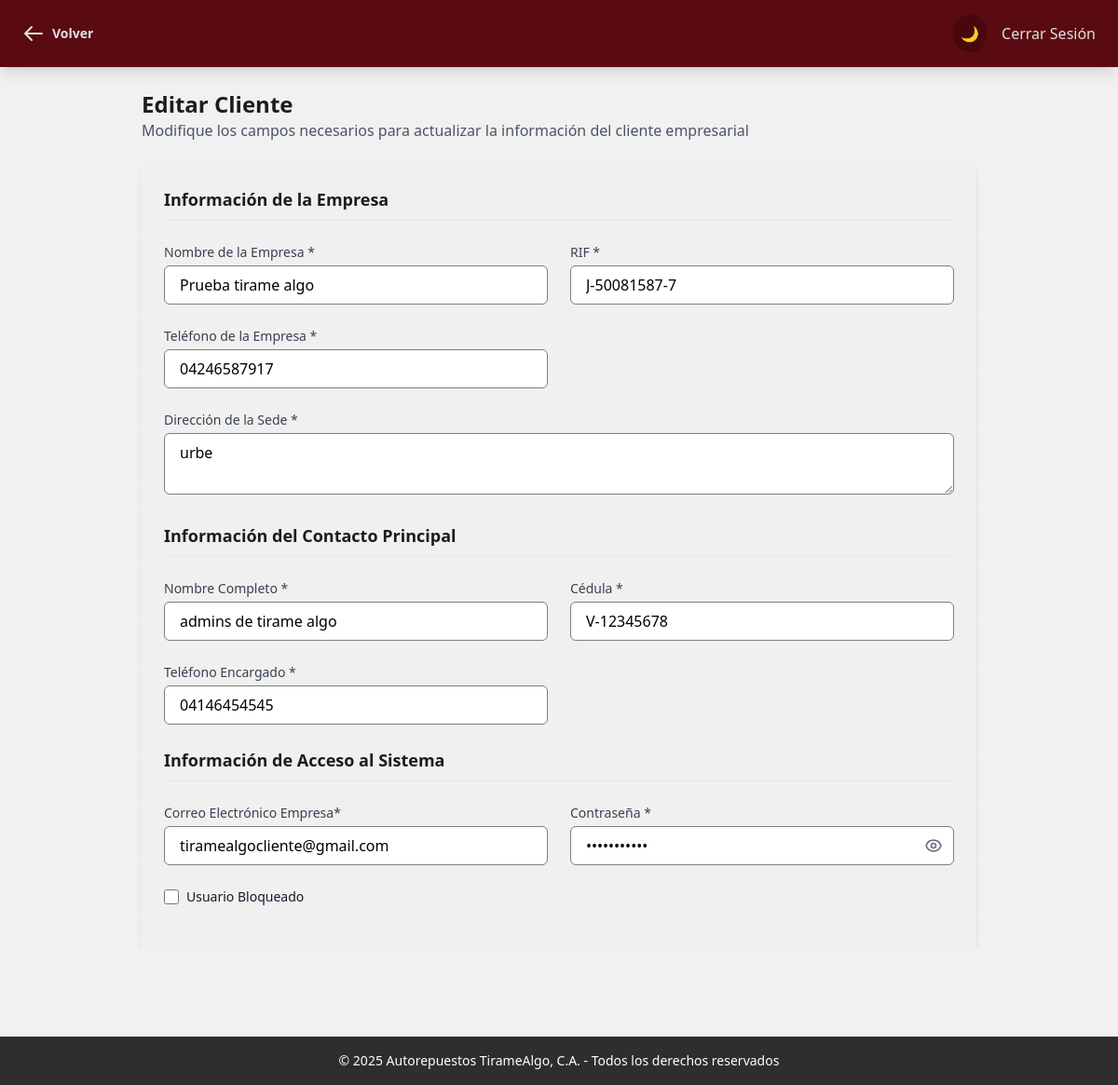
Screenshot of /panelAdmin/editar-cliente.php?id=14 (signed in) with the database file from the repository.
### tables this page shows
CREATE TABLE `clientes` (
  `id` int(11) NOT NULL,
  `nombre_empresa` varchar(60) NOT NULL,
  `rif` varchar(15) NOT NULL,
  `telefono_empresa` varchar(13) NOT NULL,
  `direccion` varchar(255) NOT NULL,
  `nombre_encargado` varchar(60) NOT NULL,
  `cedula_encargado` varchar(13) NOT NULL,
  `telefono_encargado` varchar(13) NOT NULL,
  `correo` varchar(60) DEFAULT NULL,
  `contrasena` varchar(16) NOT NULL,
  `estado_cliente` enum('Activo','Inactivo') DEFAULT 'Activo',
  `intentos` int(11) NOT NULL DEFAULT 0
);

### panelAdmin/editar-cliente.php (the view, shortened to what this page needs)
<?php
require '../logica/conexionbdd.php';
$cliente_id = isset($_GET['id']) ? intval($_GET['id']) : 0;
if ($cliente_id > 0) {
    $query = $conn->prepare("SELECT * FROM clientes WHERE id = ?");
    $query->bind_param("i", $cliente_id);
    $query->execute();
    $result = $query->get_result();
    if ($result->num_rows > 0) {
        $cliente = $result->fetch_assoc();
    } else {
        header('location:../login-sesion/login.php?error_message=Cliente no encontrado');
        exit();
    }
} else {
    header('location:../login-sesion/login.php?error_message=ID de cliente inválido');
    exit();
}
?>
<!DOCTYPE html>
<html lang="es" class="dark">
<head>
    <script src="https://cdn.tailwindcss.com"></script>
    <script src="../js/tailwind_config.js"></script>
    <link rel="stylesheet" href="../css/global_style.css">
</head>
<body class="bg-pattern transition-colors duration-200">
    <nav class="bg-custom-wineDeep dark:bg-custom-wineDeep text-custom-silver px-6 py-4 fixed w-full top-0 z-50 shadow-lg">
        <div class="flex justify-between items-center">
            <div class="text-xl font-bold">
                <a href="admin.php"
                class="text-xl hover:text-gray-200 transition-colors duration-200 flex items-center gap-2 cursor-pointer">
                    <svg class="w-6 h-6" fill="none" stroke="currentColor" viewBox="0 0 24 24">
                        <path stroke-linecap="round" stroke-linejoin="round" stroke-width="2" d="M10 19l-7-7m0 0l7-7m-7 7h18"/>
                    </svg>
                    <span class="text-sm">Volver</span>
                </a>
            </div>
            <div class="flex items-center gap-4">
                <button
                    onclick="toggleDarkMode()"
                    class="p-2 rounded-full bg-custom-wineDark dark:bg-custom-red hover:bg-custom-red dark:hover:bg-custom-wineDark transition-colors duration-200"
                    aria-label="Alternar entre modo oscuro y claro"
                >
                    <span class="dark:hidden">🌙</span>
                </button>
                <a href="../logica/cerrar-sesion.php">Cerrar Sesión</a>
            </div>
        </div>
    </nav>
    <main class="pt-24 px-6 pb-20">
        <div class="max-w-4xl mx-auto">
            <div class="mb-6">
                <h1 class="text-2xl font-bold text-custom-black dark:text-custom-silverLight">Editar Cliente</h1>
                <p class="text-gray-600 dark:text-gray-400">Modifique los campos necesarios para actualizar la información del cliente empresarial</p>
            </div>
            <form action="../logica/actualizar-clientes.php" method="POST" class="bg-custom-silverLight dark:bg-custom-steelDark rounded-lg shadow-md p-6" novalidate>
                <div class="space-y-6">
                    <h2 class="text-lg font-semibold text-custom-black dark:text-custom-silverLight border-b border-gray-200 dark:border-gray-700 pb-2">
                        Información de la Empresa
                    </h2>
                    <div class="grid grid-cols-1 md:grid-cols-2 gap-6">
                        <div>
                            <label class="block text-sm font-medium text-gray-700 dark:text-gray-300 mb-1">
                                Nombre de la Empresa *
                            </label>
                            <input type="text" required
                                id="nombre_empresa"
                                name="nombre_empresa"
                                value="<?php echo htmlspecialchars($cliente['nombre_empresa']); ?>"
                                class="w-full px-4 py-2 rounded-md border border-custom-gray dark:border-custom-gray
                                    dark:bg-custom-gray dark:text-custom-silverLight focus:ring-2 focus:ring-custom-red">
                        </div>
                        <div>
                            <label class="block text-sm font-medium text-gray-700 dark:text-gray-300 mb-1">
                                RIF *
                            </label>
                            <input type="text" required
                                id="rif"
                                name="rif"
                                value="<?php echo htmlspecialchars($cliente['rif']); ?>"
                                placeholder="J-12345678-9"
                                class="w-full px-4 py-2 rounded-md border border-custom-gray dark:border-custom-gray
                                    dark:bg-custom-gray dark:text-custom-silverLight focus:ring-2 focus:ring-custom-red">
                        </div>
                        <div>
                            <label class="block text-sm font-medium text-gray-700 dark:text-gray-300 mb-1">
                                Teléfono de la Empresa *
                            </label>
                            <input type="tel" required
                                id="telefono_empresa"
                                name="telefono_empresa"
                                value="<?php echo htmlspecialchars($cliente['telefono_empresa']); ?>"
                                placeholder="0212-1234567"
                                class= "w-full px-4 py-2 rounded-md border border-custom-gray dark:border-custom-gray
                                    dark:bg-custom-gray dark:text-custom-silverLight focus:ring-2 focus:ring-custom-red">
                        </div>
                    </div>
                    <div>
                        <label class="block text-sm font-medium text-gray-700 dark:text-gray-300 mb-1">
                            Dirección de la Sede *
                        </label>
                        <textarea required name="direccion" id="direccion"
                                rows="2"
                                class="w-full px-4 py-2 rounded-md border border-custom-gray dark:border-custom-gray
                                    dark:bg-custom-gray dark:text-custom-silverLight focus:ring-2 focus:ring-custom-red"><?php echo htmlspecialchars($cliente['direccion']); ?></textarea>
                    </div>
                    <h2 class="text-lg font-semibold text-custom-black dark:text-custom-silverLight border-b border-gray-200 dark:border-gray-700 pb-2 mt-8">
                        Información del Contacto Principal
                    </h2>
                    <div class="grid grid-cols-1 md:grid-cols-2 gap-6">
                        <div>
                            <label class="block text-sm font-medium text-gray-700 dark:text-gray-300 mb-1">
                                Nombre Completo *
                            </label>
                            <input type="text" required name="nombre_contacto" id="nombre_contacto"
                                value="<?php echo htmlspecialchars($cliente['nombre_encargado']); ?>"
                                class="w-full px-4 py-2 rounded-md border border-custom-gray dark:border-custom-gray
                                    dark:bg-custom-gray dark:text-custom-silverLight focus:ring-2 focus:ring-custom-red">
                        </div>
                        <div>
                            <label class="block text-sm font-medium text-gray-700 dark:text-gray-300 mb-1">
                                Cédula *
                            </label>
                            <input type="text" required name="cedula_encargado" id="cedula_encargado"
                                value="<?php echo htmlspecialchars($cliente['cedula_encargado']); ?>"
                                placeholder="V-12345678"
                                class="w-full px-4 py-2 rounded-md border border-custom-gray dark:border-custom-gray
                                    dark:bg-custom-gray dark:text-custom-silverLight focus:ring-2 focus:ring-custom-red">
                        </div>
                        <div>
                            <label class="block text-sm font-medium text-gray-700 dark:text-gray-300 mb-1">
                                Teléfono Encargado *
                            </label>
                            <input type="tel" required name="telefono_encargado" id="telefono_encargado"
                                value="<?php echo htmlspecialchars($cliente['telefono_encargado']); ?>"
                                placeholder="0414-1234567"
                                class="w-full px-4 py-2 rounded-md border border-custom-gray dark:border-custom-gray
                                    dark:bg-custom-gray dark:text-custom-silverLight focus:ring-2 focus:ring-custom-red">
                        </div>
                    </div>
                    <h2 class="text-lg font-semibold text-custom-black dark:text-custom-silverLight border-b border-gray-200 dark:border-gray-700 pb-2 mt-8">
                        Información de Acceso al Sistema
                    </h2>
                    <div class="grid grid-cols-1 md:grid-cols-2 gap-6">
                        <div>
                            <label class="block text-sm font-medium text-gray-700 dark:text-gray-300 mb-1">
                                Correo Electrónico Empresa*
                            </label>
                            <input type="email" required name="correo_empresa" id="correo_empresa"
                                value="<?php echo htmlspecialchars($cliente['correo']); ?>"
                                class="w-full px-4 py-2 rounded-md border border-custom-gray dark:border-custom-gray
                                    dark:bg-custom-gray dark:text-custom-silverLight focus:ring-2 focus:ring-custom-red">
                        </div>
                        <div>
                            <label class="block text-sm font-medium text-gray-700 dark:text-gray-300 mb-1">
                                Contraseña *
                            </label>
                            <div class="relative">
                                <input type="password" required
                                    id="password"
                                    name="password"
                                    value="<?php echo htmlspecialchars($cliente['contrasena']); ?>"
                                    class="w-full px-4 py-2 rounded-md border border-custom-gray dark:border-custom-gray
                                    dark:bg-custom-gray dark:text-custom-silverLight focus:ring-2 focus:ring-custom-red">
                                <button type="button"
                                        onclick="togglePassword()"
                                        class="absolute inset-y-0 right-0 pr-3 flex items-center">
                                </button>
                            </div>
                        </div>
                        <?php if ($cliente['estado_cliente'] == 'Inactivo'): ?>
                            <div class="flex items-center mb-4">
                                <input id="Usuario_bloqueado" name="Usuario_bloqueado" type="checkbox" value="3" class="w-4 h-4 text-blue-600 bg-gray-100 border-gray-300 rounded-sm focus:ring-blue-500 dark:focus:ring-blue-600 dark:ring-offset-gray-800 focus:ring-2 dark:bg-gray-700 dark:border-gray-600" checked>
                                <label for="Usuario_bloqueado" class="ms-2 text-sm font-medium text-gray-900 dark:text-gray-300">Usuario bloqueado</label>
                            </div>
                        <?php else: ?>
                            <div class="flex items-center mb-4">
                                <input id="Usuario_bloqueado" name="Usuario_bloqueado" type="checkbox" value="3" class="w-4 h-4 text-blue-600 bg-gray-100 border-gray-300 rounded-sm focus:ring-blue-500 dark:focus:ring-blue-600 dark:ring-offset-gray-800 focus:ring-2 dark:bg-gray-700 dark:border-gray-600">
                                <label for="Usuario_bloqueado" class="ms-2 text-sm font-medium text-gray-900 dark:text-gray-300">Usuario Bloqueado</label>
                            </div>
                        <?php endif; ?>
                    </div>
                </div>
                <div class="mt-8 flex justify-end space-x-4">
                    <button onclick="history.back()" type="button"
                            class="px-4 py-2 bg-custom-orange hover:bg-custom-wineDark dark:bg-custom-orange
                                dark:hover:bg-custom-red text-custom-silver rounded-md transition-colors duration-200">
                    </button>
                    <button type="submit"
                            class="px-4 py-2 bg-custom-orange hover:bg-custom-wineDark dark:bg-custom-orange
                                dark:hover:bg-custom-red text-custom-silver rounded-md transition-colors duration-200">
                    </button>
                </div>
            </form>
        </div>
    </main>
    <footer class="bg-custom-steelDark dark:bg-custom-black text-white text-center py-4 fixed bottom-0 w-full text-sm">
        <p>&copy; 2025 Autorepuestos TirameAlgo, C.A. - Todos los derechos reservados</p>
    </footer>
</body>
</html>

### css/global_style.css (style rules this page uses)
.bg-pattern { background-image: linear-gradient(to bottom, rgba(240, 240, 240, 0.95) 0%, rgba(240, 240, 240, 0.95) 100%); background-size: cover; background-position: center; background-attachment: fixed; }

### rows the page displays
clientes: nombre_empresa "Prueba tirame algo", rif "J-50081587-7", telefono_empresa "04246587917", direccion "urbe", nombre_contacto "admins de tirame algo", cedula_encargado "V-12345678", telefono_encargado "04146454545", correo_empresa "tiramealgocliente@gmail.com"
